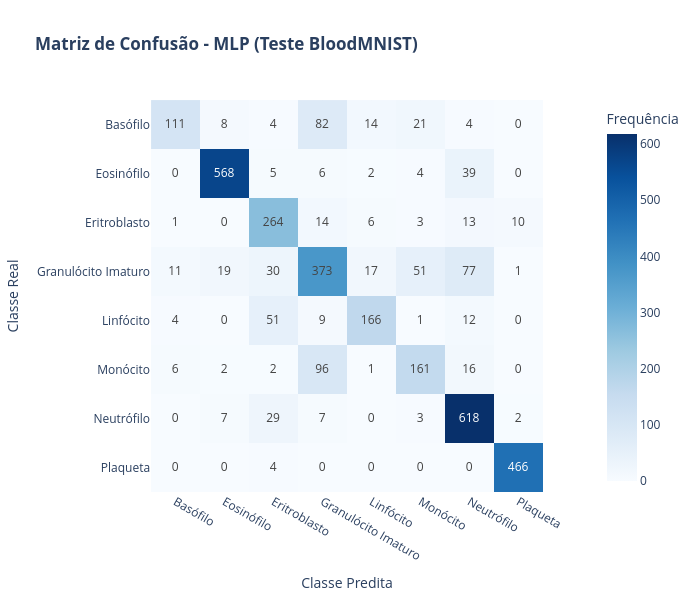

Notebook source saved alongside this figure:
### Markdown cell above
### Teste

### Code cell
import torch
import plotly.express as px
import ml3.mlp_a as mlp_a

# Instanciar o melhor modelo e carregar os pesos salvos
best_model = mlp_a.BloodMNISTMLP(hidden_dim=512, dropout_prob=0.0)
best_model.load_state_dict(torch.load('best_model_mlp_item_a.pth'))

res = mlp_a.evaluate_model(best_model, test_loader, device=DEVICE)

# Exibir Métricas
print(f"Acurácia Balanceada (Teste): {res['bal_acc']:.4f}")
print(f"F1-Score Macro (Teste)     : {res['f1_macro']:.4f}")

# 4. Plotar Matriz de Confusão
class_names = [
    'Basófilo', 'Eosinófilo', 'Eritroblasto', 'Granulócito Imaturo',
    'Linfócito', 'Monócito', 'Neutrófilo', 'Plaqueta'
]

fig_cm = px.imshow(
    res['cm'],
    x=class_names,
    y=class_names,
    text_auto=True,
    color_continuous_scale='Blues',
    title="<b>Matriz de Confusão - MLP (Teste BloodMNIST)</b>",
    labels=dict(x="Classe Predita", y="Classe Real", color="Frequência")
)
fig_cm.update_layout(template="plotly_white", width=700, height=600)
fig_cm.show()

### Figure 1 — Plotly figure (JSON) as saved in the notebook; plotly's stock layout.template omitted (floating-point values rounded to 4 significant figures)
{"data": [{"coloraxis": "coloraxis", "hovertemplate": "Classe Predita: %{x}<br>Classe Real: %{y}<br>Frequência: %{z}<extra></extra>", "name": "0", "texttemplate": "%{z}", "type": "heatmap", "x": ["Basófilo", "Eosinófilo", "Eritroblasto", "Granulócito Imaturo", "Linfócito", "Monócito", "Neutrófilo", "Plaqueta"], "xaxis": "x", "y": ["Basófilo", "Eosinófilo", "Eritroblasto", "Granulócito Imaturo", "Linfócito", "Monócito", "Neutrófilo", "Plaqueta"], "yaxis": "y", "z": [[111, 8, 4, 82, 14, 21, 4, 0], [0, 568, 5, 6, 2, 4, 39, 0], [1, 0, 264, 14, 6, 3, 13, 10], [11, 19, 30, 373, 17, 51, 77, 1], [4, 0, 51, 9, 166, 1, 12, 0], [6, 2, 2, 96, 1, 161, 16, 0], [0, 7, 29, 7, 0, 3, 618, 2], [0, 0, 4, 0, 0, 0, 0, 466]]}], "layout": {"coloraxis": {"autocolorscale": false, "colorbar": {"title": {"text": "Frequência"}}, "colorscale": [[0, "rgb(247,251,255)"], [0.125, "rgb(222,235,247)"], [0.25, "rgb(198,219,239)"], [0.375, "rgb(158,202,225)"], [0.5, "rgb(107,174,214)"], [0.625, "rgb(66,146,198)"], [0.75, "rgb(33,113,181)"], [0.875, "rgb(8,81,156)"], [1, "rgb(8,48,107)"]]}, "height": 600, "title": {"text": "<b>Matriz de Confusão - MLP (Teste BloodMNIST)</b>"}, "width": 700, "xaxis": {"anchor": "y", "constrain": "domain", "domain": [0, 1], "scaleanchor": "y", "title": {"text": "Classe Predita"}}, "yaxis": {"anchor": "x", "autorange": "reversed", "constrain": "domain", "domain": [0, 1], "title": {"text": "Classe Real"}}}}
